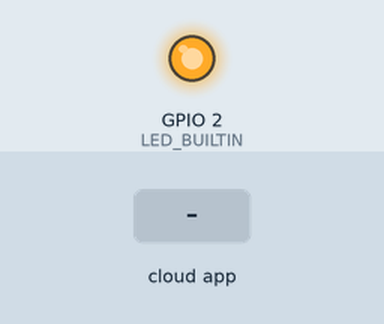
Simulated run of this sketch. Board: ESP8266 (NodeMCU). On the bench: output pins drawn as LEDs (lit = HIGH, except the on-board LED, lit = LOW). The inputs (shaded band) are chosen by the test bench. WiFi joins after 1.5 s; servers stay silent unless stated; the Firebase database answers and starts empty; what the sketch prints to the serial monitor is not drawn.

Above: at 2.8 s.
2.9 s: the phone or cloud app sets Led_Status to 1
At 3.6 s:
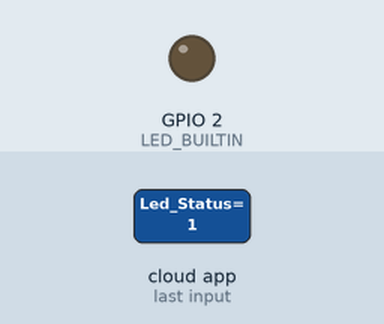
4.4 s: the phone or cloud app sets Led_Status to 0
At 6.6 s:
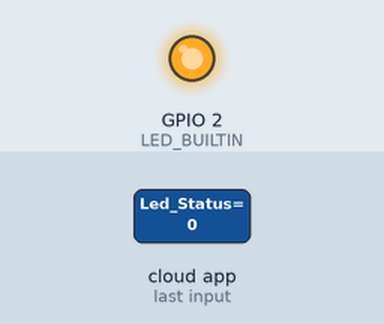
Timing chart, 0 to 8.1 s (numbered marks = the images above; inputs shaded):
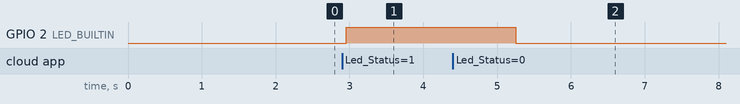

Measured:
- after the input at 2.9 s, GPIO 2 (LED_BUILTIN): LOW → HIGH after 0.05 s
- after the input at 4.4 s, GPIO 2 (LED_BUILTIN): HIGH → LOW after 0.85 s

The sketch:

FirebaseDemo_ESP8266.ino
```cpp
// (licence header left out)
// FirebaseDemo_ESP8266 is a sample that demo the different functions
// of the FirebaseArduino API.

#include <ESP8266WiFi.h>
#include <FirebaseArduino.h>

// Set these to run example.
#define FIREBASE_HOST "iot-test-62bb9-default-rtdb.firebaseio.com"
#define FIREBASE_AUTH "cqGqzWoVHx2rN3lGGfGz2Tvx1jPGzY5gT3bIcuPF"
#define WIFI_SSID "GouriE903"
#define WIFI_PASSWORD "Gouri@2911"

void setup() {
  Serial.begin(9600);
  pinMode(LED_BUILTIN, OUTPUT);
  // connect to wifi.
  WiFi.begin(WIFI_SSID, WIFI_PASSWORD);
  Serial.print("connecting");
  while (WiFi.status() != WL_CONNECTED) {
    Serial.print(".");
    delay(500);
  }
  Serial.println();
  Serial.print("connected: ");
  Serial.println(WiFi.localIP());

  Firebase.begin(FIREBASE_HOST, FIREBASE_AUTH);
  Firebase.set("Led_Status",0);
}

int val = 0;

void loop() {
  // set value
  val=Firebase.getInt("Led_Status");
  // handle error
  if (Firebase.failed()) {
      Serial.print("setting /number failed:");
      Serial.println(Firebase.error());
      return;
  }
  else{
    if(val==1){
      digitalWrite(LED_BUILTIN,HIGH);
      Serial.println("High");
    }
    else{
      digitalWrite(LED_BUILTIN,LOW);
      Serial.println("Low");
    }
  }
  delay(1000);


}
```
